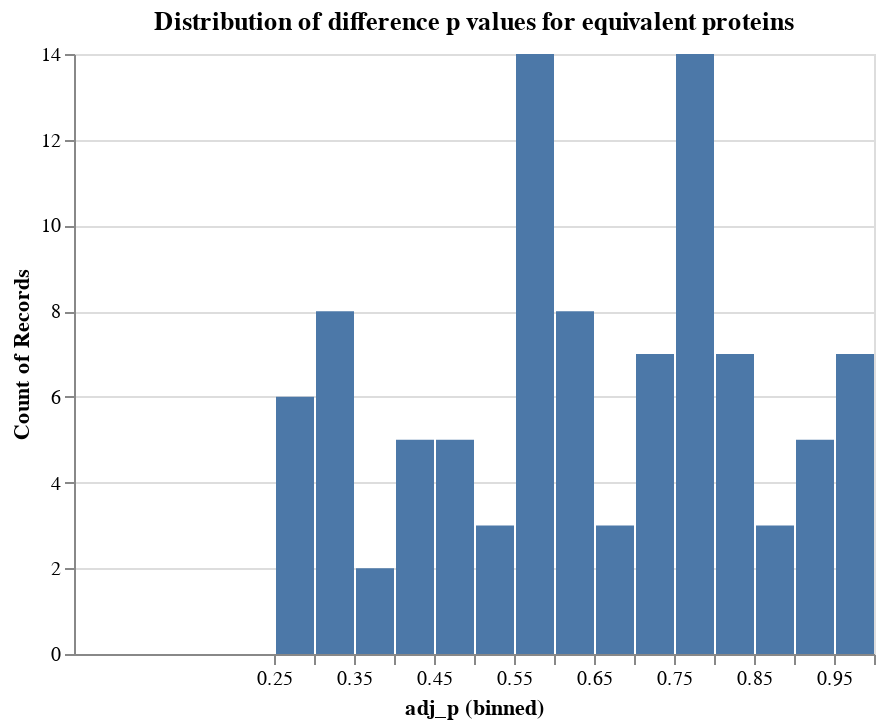

Notebook code cell kept with this figure:
### Markdown cell above
## Out of curiousity, look at the ttest pvalues for difference, for the equivalent proteins

### Code cell
ttres = pd.\
read_csv(f"{CHROMOSOME}{ARM}_{TRANS_OR_CIS}effects_ttest.tsv", sep="\t").\
rename(columns={"Name": "protein"}).\
set_index("protein")

cancer_types = sorted(ttres.columns.to_series().str.split("_", n=1, expand=True)[0].unique())

ttres_long = pd.DataFrame()

for cancer_type in cancer_types:
    cancer_df = ttres.\
    loc[:, ttres.columns.str.startswith(cancer_type)].\
    dropna(axis="index", how="all").\
    reset_index(drop=False)
    
    # If the cancer type has database IDs, make a separate column that has them.
    # If not, create a column of NaNs (so that the tables all match)
    if f"{cancer_type}_Database_ID" in cancer_df.columns:
        cancer_df = cancer_df.rename(columns={f"{cancer_type}_Database_ID": "Database_ID"})
    else:
        cancer_df = cancer_df.assign(Database_ID=np.nan)
        
    # Rename the pvalue column to not have the cancer type
    cancer_df = cancer_df.\
    rename(columns={f"{cancer_type}_pvalue": "adj_p"}).\
    assign(cancer_type=cancer_type)
    
    # Reorder the columns
    cancer_df = cancer_df[["cancer_type", "protein", "Database_ID", "adj_p"]]
    
    # Append to the overall dataframe
    ttres_long = ttres_long.append(cancer_df)

# Drop duplicate rows and reset the index
ttres_long = ttres_long[~ttres_long.duplicated(keep=False)].\
reset_index(drop=True)

# Get the difference p values for all proteins that passed
diffs = pd.DataFrame()
for prot_idx in prots.index:
    
    prot = prots.loc[prot_idx, "protein"]
    cancer_type = prots.loc[prot_idx, "cancer_type"]
    
    diffs = diffs.append(ttres_long[
        (ttres_long["protein"] == prot) &
        (ttres_long["cancer_type"] == cancer_type)
    ])

# Plot the distribution of the difference p values for the equivalent proteins
alt.Chart(diffs).mark_bar().encode(
    x=alt.X(
        "adj_p",
        bin=alt.Bin(step=0.05),
        scale=alt.Scale(
            domain=[0, 1]
        )
    ),
    y=alt.Y(
        "count()"
    )
).properties(
    title="Distribution of difference p values for equivalent proteins"
)

### Figure 1 — Vega-Lite specification as saved in the notebook (floating-point values rounded to 4 significant figures)
{"config": {"view": {"continuousWidth": 400, "continuousHeight": 300}}, "data": {"name": "data-01a18bf86ecf98869950d7d1b58d1b8f"}, "mark": "bar", "encoding": {"x": {"type": "quantitative", "bin": {"step": 0.05}, "field": "adj_p", "scale": {"domain": [0, 1]}}, "y": {"type": "quantitative", "aggregate": "count"}}, "title": "Distribution of difference p values for equivalent proteins", "$schema": "https://vega.github.io/schema/vega-lite/v4.8.1.json", "datasets": {"data-01a18bf86ecf98869950d7d1b58d1b8f": [{"cancer_type": "brca", "protein": "ADAMDEC1", "Database_ID": "NP_055294.1|NP_001138744.1", "adj_p": 0.7628}, {"cancer_type": "brca", "protein": "ANGPT2", "Database_ID": "NP_001138.1|NP_001112360.1|NP_001112359.1", "adj_p": 0.6396}, {"cancer_type": "brca", "protein": "CLU", "Database_ID": "NP_001822.3", "adj_p": 0.2662}, {"cancer_type": "brca", "protein": "CTSB", "Database_ID": "NP_001899.1|NP_001304166.1", "adj_p": 0.3684}, {"cancer_type": "brca", "protein": "DCTN6", "Database_ID": "NP_006562.1", "adj_p": 0.8301}, {"cancer_type": "brca", "protein": "DEFA3", "Database_ID": "NP_005208.1|NP_001289194.1|NP_004075.1", "adj_p": 0.9414}, {"cancer_type": "brca", "protein": "DEFA4", "Database_ID": "NP_001916.1", "adj_p": 0.4538}, {"cancer_type": "brca", "protein": "DLC1", "Database_ID": "NP_872584.2|NP_001303597.1|NP_001157743.1|NP_079043.3", "adj_p": 0.325}, {"cancer_type": "brca", "protein": "DOK2", "Database_ID": "NP_003965.2|NP_001304729.1", "adj_p": 0.325}, {"cancer_type": "brca", "protein": "DUSP4", "Database_ID": "NP_001385.1|NP_476499.1|NP_004409.1", "adj_p": 0.3631}, {"cancer_type": "brca", "protein": "KBTBD11", "Database_ID": "NP_055682.1", "adj_p": 0.828}, {"cancer_type": "brca", "protein": "LOXL2", "Database_ID": "NP_002309.1", "adj_p": 0.4145}, {"cancer_type": "brca", "protein": "LPL", "Database_ID": "NP_000228.1", "adj_p": 0.7628}, {"cancer_type": "brca", "protein": "LZTS1", "Database_ID": "NP_066300.1", "adj_p": 0.4446}, {"cancer_type": "brca", "protein": "MFHAS1", "Database_ID": "NP_004216.2", "adj_p": 0.7503}, {"cancer_type": "brca", "protein": "MSR1", "Database_ID": "NP_619729.1|NP_619730.1", "adj_p": 0.7628}, {"cancer_type": "brca", "protein": "NEFL", "Database_ID": "NP_006149.2", "adj_p": 0.5914}, {"cancer_type": "brca", "protein": "PDGFRL", "Database_ID": "NP_006198.1", "adj_p": 0.2911}, {"cancer_type": "brca", "protein": "PDLIM2", "Database_ID": "NP_067643.3", "adj_p": 0.2911}, {"cancer_type": "brca", "protein": "PEBP4", "Database_ID": "NP_659399.2", "adj_p": 0.9904}, {"cancer_type": "brca", "protein": "POLR3D", "Database_ID": "NP_001713.2", "adj_p": 0.2662}, {"cancer_type": "brca", "protein": "RBPMS", "Database_ID": "NP_001008712.1|NP_001008711.1", "adj_p": 0.325}, {"cancer_type": "brca", "protein": "STC1", "Database_ID": "NP_003146.1", "adj_p": 0.2903}, {"cancer_type": "brca", "protein": "STMN4", "Database_ID": "NP_110422.2|NP_001269982.1|NP_001269983.1|NP_001269984.1", "adj_p": 0.311}, {"cancer_type": "brca", "protein": "TDRP", "Database_ID": "NP_778250.2|NP_001243042.1", "adj_p": 0.4135}, {"cancer_type": "colon", "protein": "ADAMDEC1", "Database_ID": null, "adj_p": 0.5447}, {"cancer_type": "colon", "protein": "ARHGEF10", "Database_ID": null, "adj_p": 0.5868}, {"cancer_type": "colon", "protein": "CLU", "Database_ID": null, "adj_p": 0.4931}, {"cancer_type": "colon", "protein": "DEFA4", "Database_ID": null, "adj_p": 0.5948}, {"cancer_type": "colon", "protein": "DOK2", "Database_ID": null, "adj_p": 0.7553}, {"cancer_type": "colon", "protein": "KCTD9", "Database_ID": null, "adj_p": 0.8402}, {"cancer_type": "colon", "protein": "LOXL2", "Database_ID": null, "adj_p": 0.6044}, {"cancer_type": "colon", "protein": "MSR1", "Database_ID": null, "adj_p": 0.5989}, {"cancer_type": "colon", "protein": "MTMR9", "Database_ID": null, "adj_p": 0.5948}, {"cancer_type": "colon", "protein": "POLR3D", "Database_ID": null, "adj_p": 0.5948}, {"cancer_type": "colon", "protein": "SORBS3", "Database_ID": null, "adj_p": 0.735}, {"cancer_type": "hnscc", "protein": "ADAMDEC1", "Database_ID": null, "adj_p": 0.6317}, {"cancer_type": "hnscc", "protein": "ANGPT2", "Database_ID": null, "adj_p": 0.8728}, {"cancer_type": "hnscc", "protein": "BIN3", "Database_ID": null, "adj_p": 0.7229}, {"cancer_type": "hnscc", "protein": "BNIP3L", "Database_ID": null, "adj_p": 0.6492}, {"cancer_type": "hnscc", "protein": "CLU", "Database_ID": null, "adj_p": 0.8739}, {"cancer_type": "hnscc", "protein": "CTSB", "Database_ID": null, "adj_p": 0.7946}, {"cancer_type": "hnscc", "protein": "DEFA4", "Database_ID": null, "adj_p": 0.5903}, {"cancer_type": "hnscc", "protein": "KCTD9", "Database_ID": null, "adj_p": 0.5903}, {"cancer_type": "hnscc", "protein": "LPL", "Database_ID": null, "adj_p": 0.8065}, {"cancer_type": "hnscc", "protein": "LZTS1", "Database_ID": null, "adj_p": 0.9152}, {"cancer_type": "hnscc", "protein": "MFHAS1", "Database_ID": null, "adj_p": 0.6554}, {"cancer_type": "hnscc", "protein": "MSR1", "Database_ID": null, "adj_p": 0.7455}, {"cancer_type": "hnscc", "protein": "MYOM2", "Database_ID": null, "adj_p": 0.783}, {"cancer_type": "hnscc", "protein": "NUDT18", "Database_ID": null, "adj_p": 0.783}, {"cancer_type": "hnscc", "protein": "PNMA2", "Database_ID": null, "adj_p": 0.8187}, {"cancer_type": "hnscc", "protein": "PSD3", "Database_ID": null, "adj_p": 0.5314}, {"cancer_type": "hnscc", "protein": "RBPMS", "Database_ID": null, "adj_p": 0.6492}, {"cancer_type": "hnscc", "protein": "SLC7A2", "Database_ID": null, "adj_p": 0.5903}, {"cancer_type": "lscc", "protein": "ADAMDEC1", "Database_ID": "NP_055294.1|NP_001138743.1", "adj_p": 0.9988}, {"cancer_type": "lscc", "protein": "ANGPT2", "Database_ID": "NP_001112359.1|NP_001138.1", "adj_p": 0.6289}, {"cancer_type": "lscc", "protein": "ARHGEF10", "Database_ID": "NP_001295082.1", "adj_p": 0.2902}, {"cancer_type": "lscc", "protein": "ASAH1", "Database_ID": "NP_004306.3|NP_808592.2|NP_001350672.1|NP_001120977.1", "adj_p": 0.9723}, {"cancer_type": "lscc", "protein": "BIN3", "Database_ID": "NP_061158.1|NP_001349975.1", "adj_p": 0.9723}, {"cancer_type": "lscc", "protein": "BNIP3L", "Database_ID": "NP_001317420.1|NP_004322.1", "adj_p": 0.469}, {"cancer_type": "lscc", "protein": "CDCA2", "Database_ID": "NP_689775.2|NP_001304835.1|NP_001304836.1", "adj_p": 0.4651}, {"cancer_type": "lscc", "protein": "CLU", "Database_ID": "NP_001822.3", "adj_p": 0.5929}, {"cancer_type": "lscc", "protein": "DEFA3", "Database_ID": "NP_005208.1|NP_001289194.1|NP_001035965.1", "adj_p": 0.713}, {"cancer_type": "lscc", "protein": "DEFA4", "Database_ID": "NP_001916.1", "adj_p": 0.5626}, {"cancer_type": "lscc", "protein": "DLC1", "Database_ID": "NP_001335010.1|NP_001303597.1|NP_006085.2|NP_001157743.1|NP_079043.3", "adj_p": 0.9319}, {"cancer_type": "lscc", "protein": "GSR", "Database_ID": "NP_000628.2|NP_001182031.1|NP_001182032.1|NP_001182033.1", "adj_p": 0.9988}, {"cancer_type": "lscc", "protein": "KBTBD11", "Database_ID": "NP_055682.1", "adj_p": 0.9437}, {"cancer_type": "lscc", "protein": "KCTD9", "Database_ID": "NP_060104.2", "adj_p": 0.3097}, {"cancer_type": "lscc", "protein": "LPL", "Database_ID": "NP_000228.1", "adj_p": 0.737}, {"cancer_type": "lscc", "protein": "MFHAS1", "Database_ID": "NP_004216.2", "adj_p": 0.7074}, {"cancer_type": "lscc", "protein": "MSR1", "Database_ID": "NP_619729.1|NP_001350673.1|NP_619730.1|NP_002436.1", "adj_p": 0.4651}, {"cancer_type": "lscc", "protein": "NEFL", "Database_ID": "NP_006149.2", "adj_p": 0.7977}, {"cancer_type": "lscc", "protein": "PBK", "Database_ID": "NP_001349969.1|NP_001265874.1", "adj_p": 0.7977}, {"cancer_type": "lscc", "protein": "PDLIM2", "Database_ID": "NP_067643.3", "adj_p": 0.3416}, {"cancer_type": "lscc", "protein": "PEBP4", "Database_ID": "NP_001350162.1", "adj_p": 0.9951}, {"cancer_type": "lscc", "protein": "PINX1", "Database_ID": "NP_060354.4|NP_001271285.1", "adj_p": 0.346}, {"cancer_type": "lscc", "protein": "PNMA2", "Database_ID": "NP_009188.1", "adj_p": 0.4236}, {"cancer_type": "lscc", "protein": "POLR3D", "Database_ID": "NP_001713.2", "adj_p": 0.5664}, {"cancer_type": "lscc", "protein": "STC1", "Database_ID": "NP_003146.1", "adj_p": 0.5626}, {"cancer_type": "lscc", "protein": "TNKS", "Database_ID": "NP_003738.2", "adj_p": 0.7914}, {"cancer_type": "luad", "protein": "MSR1", "Database_ID": "NP_619729.1|NP_001350673.1|NP_619730.1|NP_002436.1", "adj_p": 0.8}, {"cancer_type": "luad", "protein": "POLR3D", "Database_ID": "NP_001713.2", "adj_p": 0.7323}, {"cancer_type": "ovarian", "protein": "BLK", "Database_ID": "NP_001317394", "adj_p": 0.536}, {"cancer_type": "ovarian", "protein": "CDCA2", "Database_ID": "NP_001304835", "adj_p": 0.8684}, {"cancer_type": "ovarian", "protein": "DCTN6", "Database_ID": "NP_006562", "adj_p": 0.7954}, {"cancer_type": "ovarian", "protein": "DOK2", "Database_ID": "NP_003965", "adj_p": 0.3281}, {"cancer_type": "ovarian", "protein": "KBTBD11", "Database_ID": "NP_055682", "adj_p": 0.6608}, {"cancer_type": "ovarian", "protein": "KCTD9", "Database_ID": "NP_060104", "adj_p": 0.7694}, {"cancer_type": "ovarian", "protein": "LZTS1", "Database_ID": "NP_066300", "adj_p": 0.5555}, {"cancer_type": "ovarian", "protein": "MSR1", "Database_ID": "NP_619729", "adj_p": 0.4153}, {"cancer_type": "ovarian", "protein": "MYOM2", "Database_ID": "NP_003961", "adj_p": 0.9624}, {"cancer_type": "ovarian", "protein": "NEIL2", "Database_ID": "NP_659480", "adj_p": 0.8188}, {"cancer_type": "ovarian", "protein": "NUDT18", "Database_ID": "NP_079091", "adj_p": 0.6521}, {"cancer_type": "ovarian", "protein": "PDGFRL", "Database_ID": "NP_006198", "adj_p": 0.8326}, {"cancer_type": "ovarian", "protein": "PDLIM2", "Database_ID": "NP_067643", "adj_p": 0.629}, {"cancer_type": "ovarian", "protein": "PPP3CC", "Database_ID": "NP_001230904", "adj_p": 0.939}, {"cancer_type": "ovarian", "protein": "TNKS", "Database_ID": "NP_003738", "adj_p": 0.629}]}}
